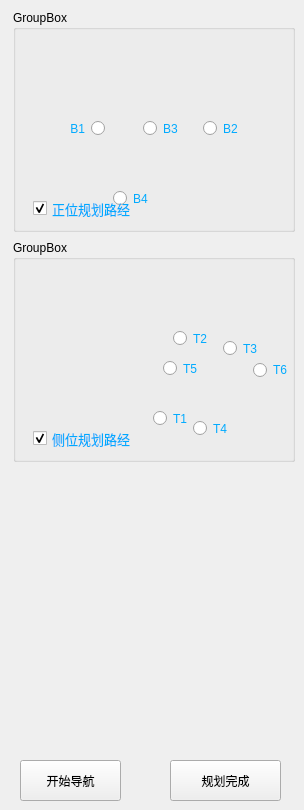
   <widget class="QWidget" name="tab_Tibia">
    <attribute name="title">
     <string>胫骨</string>
    </attribute>
    <widget class="QGroupBox" name="groupBox_Lat_Tibia">
     <property name="geometry">
      <rect>
       <x>13</x>
       <y>240</y>
       <width>282</width>
       <height>222</height>
      </rect>
     </property>
     <property name="title">
      <string>GroupBox</string>
     </property>
     <widget class="QRadioButton" name="radioButton_T1">
      <property name="geometry">
       <rect>
        <x>140</x>
        <y>170</y>
        <width>82</width>
        <height>17</height>
       </rect>
      </property>
      <property name="palette">
       <palette>
        <active>
         <colorrole role="WindowText">
          <brush brushstyle="SolidPattern">
           <color alpha="255">
            <red>0</red>
            <green>170</green>
            <blue>255</blue>
           </color>
          </brush>
         </colorrole>
        </active>
        <inactive>
         <colorrole role="WindowText">
          <brush brushstyle="SolidPattern">
           <color alpha="255">
            <red>0</red>
            <green>170</green>
            <blue>255</blue>
           </color>
          </brush>
         </colorrole>
        </inactive>
        <disabled>
         <colorrole role="WindowText">
          <brush brushstyle="SolidPattern">
           <color alpha="255">
            <red>120</red>
            <green>120</green>
            <blue>120</blue>
           </color>
          </brush>
         </colorrole>
        </disabled>
       </palette>
      </property>
      <property name="styleSheet">
       <string notr="true">font: 14pt &quot;Adobe Arabic&quot;;</string>
      </property>
      <property name="text">
       <string>T1</string>
      </property>
     </widget>
     <widget class="QRadioButton" name="radioButton_T4">
      <property name="geometry">
       <rect>
        <x>180</x>
        <y>180</y>
        <width>82</width>
        <height>17</height>
       </rect>
      </property>
      <property name="palette">
       <palette>
        <active>
         <colorrole role="WindowText">
          <brush brushstyle="SolidPattern">
           <color alpha="255">
            <red>0</red>
            <green>170</green>
            <blue>255</blue>
           </color>
          </brush>
         </colorrole>
        </active>
        <inactive>
         <colorrole role="WindowText">
          <brush brushstyle="SolidPattern">
           <color alpha="255">
            <red>0</red>
            <green>170</green>
            <blue>255</blue>
           </color>
          </brush>
         </colorrole>
        </inactive>
        <disabled>
         <colorrole role="WindowText">
          <brush brushstyle="SolidPattern">
           <color alpha="255">
            <red>120</red>
            <green>120</green>
            <blue>120</blue>
           </color>
          </brush>
         </colorrole>
        </disabled>
       </palette>
      </property>
      <property name="styleSheet">
       <string notr="true">font: 14pt &quot;Adobe Arabic&quot;;</string>
      </property>
      <property name="text">
       <string>T4</string>
      </property>
     </widget>
     <widget class="QRadioButton" name="radioButton_T6">
      <property name="geometry">
       <rect>
        <x>240</x>
        <y>120</y>
        <width>71</width>
        <height>20</height>
       </rect>
      </property>
      <property name="palette">
       <palette>
        <active>
         <colorrole role="WindowText">
          <brush brushstyle="SolidPattern">
           <color alpha="255">
            <red>0</red>
            <green>170</green>
            <blue>255</blue>
           </color>
          </brush>
         </colorrole>
        </active>
        <inactive>
         <colorrole role="WindowText">
          <brush brushstyle="SolidPattern">
           <color alpha="255">
            <red>0</red>
            <green>170</green>
            <blue>255</blue>
           </color>
          </brush>
         </colorrole>
        </inactive>
        <disabled>
         <colorrole role="WindowText">
          <brush brushstyle="SolidPattern">
           <color alpha="255">
            <red>120</red>
            <green>120</green>
            <blue>120</blue>
           </color>
          </brush>
         </colorrole>
        </disabled>
       </palette>
      </property>
      <property name="styleSheet">
       <string notr="true">font: 14pt &quot;Adobe Arabic&quot;;</string>
      </property>
      <property name="text">
       <string>T6</string>
      </property>
     </widget>
     <widget class="QLabel" name="label_Lat_Picture_3">
      <property name="geometry">
       <rect>
        <x>0</x>
        <y>0</y>
        <width>281</width>
        <height>222</height>
       </rect>
      </property>
      <property name="styleSheet">
       <string notr="true">border-image: url(:/images/ceweiB.png);</string>
      </property>
      <property name="text">
       <string/>
      </property>
     </widget>
     <widget class="QRadioButton" name="radioButton_T2">
      <property name="geometry">
       <rect>
        <x>160</x>
        <y>90</y>
        <width>82</width>
        <height>17</height>
       </rect>
      </property>
      <property name="palette">
       <palette>
        <active>
         <colorrole role="WindowText">
          <brush brushstyle="SolidPattern">
           <color alpha="255">
            <red>0</red>
            <green>170</green>
            <blue>255</blue>
           </color>
          </brush>
         </colorrole>
        </active>
        <inactive>
         <colorrole role="WindowText">
          <brush brushstyle="SolidPattern">
           <color alpha="255">
            <red>0</red>
            <green>170</green>
            <blue>255</blue>
           </color>
          </brush>
         </colorrole>
        </inactive>
        <disabled>
         <colorrole role="WindowText">
          <brush brushstyle="SolidPattern">
           <color alpha="255">
            <red>120</red>
            <green>120</green>
            <blue>120</blue>
           </color>
          </brush>
         </colorrole>
        </disabled>
       </palette>
      </property>
      <property name="styleSheet">
       <string notr="true">font: 14pt &quot;Adobe Arabic&quot;;</string>
      </property>
      <property name="text">
       <string>T2</string>
      </property>
     </widget>
     <widget class="QRadioButton" name="radioButton_T3">
      <property name="geometry">
       <rect>
        <x>210</x>
        <y>100</y>
        <width>82</width>
        <height>17</height>
       </rect>
      </property>
      <property name="palette">
       <palette>
        <active>
         <colorrole role="WindowText">
          <brush brushstyle="SolidPattern">
           <color alpha="255">
            <red>0</red>
            <green>170</green>
            <blue>255</blue>
           </color>
          </brush>
         </colorrole>
        </active>
        <inactive>
         <colorrole role="WindowText">
          <brush brushstyle="SolidPattern">
           <color alpha="255">
            <red>0</red>
            <green>170</green>
            <blue>255</blue>
           </color>
          </brush>
         </colorrole>
        </inactive>
        <disabled>
         <colorrole role="WindowText">
          <brush brushstyle="SolidPattern">
           <color alpha="255">
            <red>120</red>
            <green>120</green>
            <blue>120</blue>
           </color>
          </brush>
         </colorrole>
        </disabled>
       </palette>
      </property>
      <property name="styleSheet">
       <string notr="true">font: 14pt &quot;Adobe Arabic&quot;;</string>
      </property>
      <property name="text">
       <string>T3</string>
      </property>
     </widget>
     <widget class="QRadioButton" name="radioButton_T5">
      <property name="geometry">
       <rect>
        <x>150</x>
        <y>120</y>
        <width>82</width>
        <height>17</height>
       </rect>
      </property>
      <property name="palette">
       <palette>
        <active>
         <colorrole role="WindowText">
          <brush brushstyle="SolidPattern">
           <color alpha="255">
            <red>0</red>
            <green>170</green>
            <blue>255</blue>
           </color>
          </brush>
         </colorrole>
        </active>
        <inactive>
         <colorrole role="WindowText">
          <brush brushstyle="SolidPattern">
           <color alpha="255">
            <red>0</red>
            <green>170</green>
            <blue>255</blue>
           </color>
          </brush>
         </colorrole>
        </inactive>
        <disabled>
         <colorrole role="WindowText">
          <brush brushstyle="SolidPattern">
           <color alpha="255">
            <red>120</red>
            <green>120</green>
            <blue>120</blue>
           </color>
          </brush>
         </colorrole>
        </disabled>
       </palette>
      </property>
      <property name="styleSheet">
       <string notr="true">font: 14pt &quot;Adobe Arabic&quot;;</string>
      </property>
      <property name="text">
       <string>T5</string>
      </property>
     </widget>
     <widget class="QCheckBox" name="checkBox_Lat_Tibia">
      <property name="geometry">
       <rect>
        <x>20</x>
        <y>190</y>
        <width>111</width>
        <height>17</height>
       </rect>
      </property>
      <property name="palette">
       <palette>
        <active>
         <colorrole role="WindowText">
          <brush brushstyle="SolidPattern">
           <color alpha="255">
            <red>0</red>
            <green>170</green>
            <blue>255</blue>
           </color>
          </brush>
         </colorrole>
        </active>
        <inactive>
         <colorrole role="WindowText">
          <brush brushstyle="SolidPattern">
           <color alpha="255">
            <red>0</red>
            <green>170</green>
            <blue>255</blue>
           </color>
          </brush>
         </colorrole>
        </inactive>
        <disabled>
         <colorrole role="WindowText">
          <brush brushstyle="SolidPattern">
           <color alpha="255">
            <red>120</red>
            <green>120</green>
            <blue>120</blue>
           </color>
          </brush>
         </colorrole>
        </disabled>
       </palette>
      </property>
      <property name="font">
       <font>
        <family>新宋体</family>
        <pointsize>10</pointsize>
       </font>
      </property>
      <property name="text">
       <string>侧位规划路经</string>
      </property>
      <property name="checked">
       <bool>true</bool>
      </property>
     </widget>
     <zorder>label_Lat_Picture_3</zorder>
     <zorder>radioButton_T1</zorder>
     <zorder>radioButton_T4</zorder>
     <zorder>radioButton_T6</zorder>
     <zorder>radioButton_T2</zorder>
     <zorder>radioButton_T3</zorder>
     <zorder>radioButton_T5</zorder>
     <zorder>checkBox_Lat_Tibia</zorder>
    </widget>
    <widget class="QGroupBox" name="groupBox_AP_Tibia">
     <property name="geometry">
      <rect>
       <x>13</x>
       <y>10</y>
       <width>282</width>
       <height>222</height>
      </rect>
     </property>
     <property name="title">
      <string>GroupBox</string>
     </property>
     <widget class="QLabel" name="label_AP_picture">
      <property name="geometry">
       <rect>
        <x>0</x>
        <y>0</y>
        <width>291</width>
        <height>222</height>
       </rect>
      </property>
      <property name="styleSheet">
       <string notr="true">border-image: url(:/images/zhengweiA.png);</string>
      </property>
      <property name="text">
       <string/>
      </property>
     </widget>
     <widget class="QRadioButton" name="radioButton_B1">
      <property name="geometry">
       <rect>
        <x>10</x>
        <y>110</y>
        <width>82</width>
        <height>17</height>
       </rect>
      </property>
      <property name="palette">
       <palette>
        <active>
         <colorrole role="WindowText">
          <brush brushstyle="SolidPattern">
           <color alpha="255">
            <red>0</red>
            <green>170</green>
            <blue>255</blue>
           </color>
          </brush>
         </colorrole>
        </active>
        <inactive>
         <colorrole role="WindowText">
          <brush brushstyle="SolidPattern">
           <color alpha="255">
            <red>0</red>
            <green>170</green>
            <blue>255</blue>
           </color>
          </brush>
         </colorrole>
        </inactive>
        <disabled>
         <colorrole role="WindowText">
          <brush brushstyle="SolidPattern">
           <color alpha="255">
            <red>120</red>
            <green>120</green>
            <blue>120</blue>
           </color>
          </brush>
         </colorrole>
        </disabled>
       </palette>
      </property>
      <property name="layoutDirection">
       <enum>Qt::RightToLeft</enum>
      </property>
      <property name="styleSheet">
       <string notr="true">font: 14pt &quot;Adobe Arabic&quot;;</string>
      </property>
      <property name="text">
       <string>B1</string>
      </property>
     </widget>
     <widget class="QRadioButton" name="radioButton_B3">
      <property name="geometry">
       <rect>
        <x>130</x>
        <y>110</y>
        <width>82</width>
        <height>17</height>
       </rect>
      </property>
      <property name="palette">
       <palette>
        <active>
         <colorrole role="WindowText">
          <brush brushstyle="SolidPattern">
           <color alpha="255">
            <red>0</red>
            <green>170</green>
            <blue>255</blue>
           </color>
          </brush>
         </colorrole>
        </active>
        <inactive>
         <colorrole role="WindowText">
          <brush brushstyle="SolidPattern">
           <color alpha="255">
            <red>0</red>
            <green>170</green>
            <blue>255</blue>
           </color>
          </brush>
         </colorrole>
        </inactive>
        <disabled>
         <colorrole role="WindowText">
          <brush brushstyle="SolidPattern">
           <color alpha="255">
            <red>120</red>
            <green>120</green>
            <blue>120</blue>
           </color>
          </brush>
         </colorrole>
        </disabled>
       </palette>
      </property>
      <property name="styleSheet">
       <string notr="true">font: 14pt &quot;Adobe Arabic&quot;;</string>
      </property>
      <property name="text">
       <string>B3</string>
      </property>
     </widget>
     <widget class="QRadioButton" name="radioButton_B2">
      <property name="geometry">
       <rect>
        <x>190</x>
        <y>110</y>
        <width>82</width>
        <height>17</height>
       </rect>
      </property>
      <property name="palette">
       <palette>
        <active>
         <colorrole role="WindowText">
          <brush brushstyle="SolidPattern">
           <color alpha="255">
            <red>0</red>
            <green>170</green>
            <blue>255</blue>
           </color>
          </brush>
         </colorrole>
        </active>
        <inactive>
         <colorrole role="WindowText">
          <brush brushstyle="SolidPattern">
           <color alpha="255">
            <red>0</red>
            <green>170</green>
            <blue>255</blue>
           </color>
          </brush>
         </colorrole>
        </inactive>
        <disabled>
         <colorrole role="WindowText">
          <brush brushstyle="SolidPattern">
           <color alpha="255">
            <red>120</red>
            <green>120</green>
            <blue>120</blue>
           </color>
          </brush>
         </colorrole>
        </disabled>
       </palette>
      </property>
      <property name="styleSheet">
       <string notr="true">font: 14pt &quot;Adobe Arabic&quot;;</string>
      </property>
      <property name="text">
       <string>B2</string>
      </property>
     </widget>
     <widget class="QRadioButton" name="radioButton_B4">
      <property name="geometry">
       <rect>
        <x>100</x>
        <y>180</y>
        <width>82</width>
        <height>17</height>
       </rect>
      </property>
      <property name="palette">
       <palette>
        <active>
         <colorrole role="WindowText">
          <brush brushstyle="SolidPattern">
           <color alpha="255">
            <red>0</red>
            <green>170</green>
            <blue>255</blue>
           </color>
          </brush>
         </colorrole>
        </active>
        <inactive>
         <colorrole role="WindowText">
          <brush brushstyle="SolidPattern">
           <color alpha="255">
            <red>0</red>
            <green>170</green>
            <blue>255</blue>
           </color>
          </brush>
         </colorrole>
        </inactive>
        <disabled>
         <colorrole role="WindowText">
          <brush brushstyle="SolidPattern">
           <color alpha="255">
            <red>120</red>
            <green>120</green>
            <blue>120</blue>
           </color>
          </brush>
         </colorrole>
        </disabled>
       </palette>
      </property>
      <property name="styleSheet">
       <string notr="true">font: 14pt &quot;Adobe Arabic&quot;;</string>
      </property>
      <property name="text">
       <string>B4</string>
      </property>
     </widget>
     <widget class="QCheckBox" name="checkBox_AP_Tibia">
      <property name="geometry">
       <rect>
        <x>20</x>
        <y>190</y>
        <width>111</width>
        <height>17</height>
       </rect>
      </property>
      <property name="palette">
       <palette>
        <active>
         <colorrole role="WindowText">
          <brush brushstyle="SolidPattern">
           <color alpha="255">
            <red>0</red>
            <green>170</green>
            <blue>255</blue>
           </color>
          </brush>
         </colorrole>
        </active>
        <inactive>
         <colorrole role="WindowText">
          <brush brushstyle="SolidPattern">
           <color alpha="255">
            <red>0</red>
            <green>170</green>
            <blue>255</blue>
           </color>
          </brush>
         </colorrole>
        </inactive>
        <disabled>
         <colorrole role="WindowText">
          <brush brushstyle="SolidPattern">
           <color alpha="255">
            <red>120</red>
            <green>120</green>
            <blue>120</blue>
           </color>
          </brush>
         </colorrole>
        </disabled>
       </palette>
      </property>
      <property name="font">
       <font>
        <family>新宋体</family>
        <pointsize>10</pointsize>
       </font>
      </property>
      <property name="text">
       <string>正位规划路经</string>
      </property>
      <property name="checked">
       <bool>true</bool>
      </property>
     </widget>
    </widget>
    <widget class="QPushButton" name="pushButton_Tibia_finished">
     <property name="geometry">
      <rect>
       <x>170</x>
       <y>760</y>
       <width>111</width>
       <height>41</height>
      </rect>
     </property>
     <property name="styleSheet">
      <string notr="true"/>
     </property>
     <property name="text">
      <string>规划完成</string>
     </property>
    </widget>
    <widget class="QPushButton" name="pushButton_guide_Tibia">
     <property name="geometry">
      <rect>
       <x>20</x>
       <y>760</y>
       <width>101</width>
       <height>41</height>
      </rect>
     </property>
     <property name="styleSheet">
      <string notr="true"/>
     </property>
     <property name="text">
      <string>开始导航</string>
     </property>
    </widget>
    <widget class="QLabel" name="labelResult_Tibia">
     <property name="geometry">
      <rect>
       <x>30</x>
       <y>500</y>
       <width>250</width>
       <height>221</height>
      </rect>
     </property>
     <property name="styleSheet">
      <string notr="true">border-image: url(:/images/bkg41.png);
color: rgb(255, 255, 255);</string>
     </property>
     <property name="text">
      <string/>
     </property>
     <property name="alignment">
      <set>Qt::AlignLeading|Qt::AlignLeft|Qt::AlignTop</set>
     </property>
     <property name="wordWrap">
      <bool>true</bool>
     </property>
    </widget>
   </widget>
